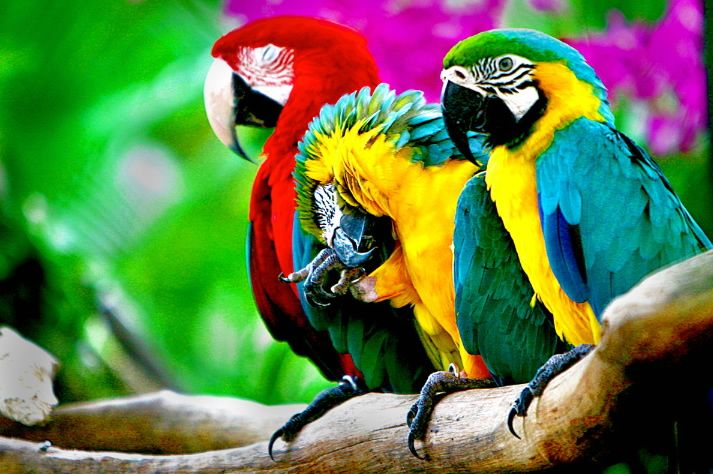
#> input picture ML-3 Clustering/parrots.jpg, 713 x 474 px
$ jupyter execute pictures.ipynb   (shell and % lines are left out)
#> lines starting #> are read from the running program, lines starting #| are printed output that depends on the picture
# Сжатие картинок

Необычное применение для сжатия размера картинок. Они хранятся в виде трёхмерных матриц: ширина x высота x 3 канала цвета. Попробуем каждому пикселю сопоставить лишь один из нескольких доступных цветов, подобрав наиболее близкие.

[cell 1]
from skimage.io import imread
from skimage import img_as_float
import pylab
import numpy as np
from sklearn.cluster import MiniBatchKMeans

[cell 2]
from matplotlib import pyplot as plt

[cell 3]
image = imread('parrots.jpg')
#> image is the input picture: shape (474, 713, 3); mean R, G, B 96.8, 122.9, 72.5
img = img_as_float(image)

[cell 4]
image.shape
#> Out = (474, 713, 3)

[cell 5]
pylab.imshow(image)

[cell 6]
def make_new_img(img, n_clusters=8, clst=None):
#> called with n_clusters = 2
    pixels = img.reshape(img.shape[0]*img.shape[1], 3)

    clst = clst or MiniBatchKMeans(random_state=241, n_clusters=n_clusters)
    clst.fit(pixels)

    pixels_classes = clst.predict(pixels)
    pixel_class_to_mean_pixel = {}

    #находим средний цвет из кластера
    for cl in set(pixels_classes):
        t = pixels[pixels_classes==cl]
        pixel_class_to_mean_pixel[cl] = t.mean(axis=0)
#> this loop made 2 passes
#> after the loop, pixel_class_to_mean_pixel = {0: [0.708, 0.61, 0.486], 1: [0.127, 0.384, 0.129]}
    #раскрашиваем в цвета кластеров
    new_pixels_mean = np.array([pixel_class_to_mean_pixel[cl] for cl in pixels_classes])

    new_image_mean = new_pixels_mean.reshape(img.shape[0], img.shape[1], 3)
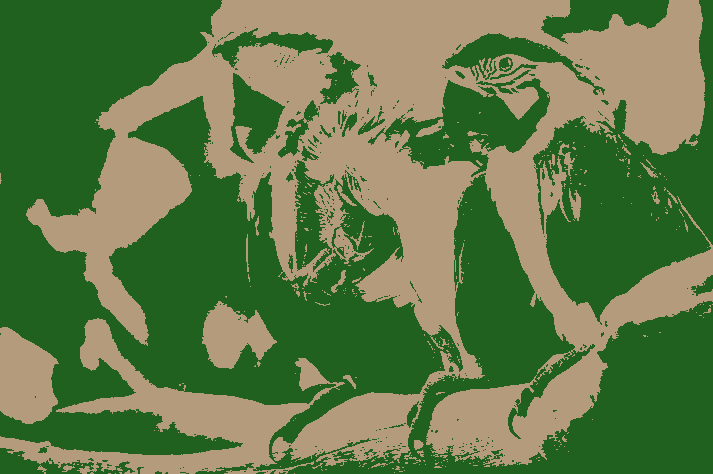
#> new_image_mean: shape (474, 713, 3) float64; mean R, G, B 0.38, 0.482, 0.284
    pylab.imshow(new_image_mean)

[cell 7]
make_new_img(img, 2)

[cell 8]
make_new_img(img, 8)
#> call 2 of make_new_img, with n_clusters = 8
#> the loop in make_new_img (call 2), `for cl in set(pixels_classes):` made 8 passes
#> after the loop in make_new_img (call 2), `for cl in set(pixels_classes):`: pixel_class_to_mean_pixel = {0: [0.478, 0.438, 0.248], 1: [0.0598, 0.118, 0.0502], 2: [0.0958, 0.642, 0.068], 3: [0.746, 0.805, 0.753], 4: [0.953, 0.827, 0.0445], 5: [0.161, 0.656, 0.548], 6: [0.778, 0.088, 0.693], 7: [0.783, 0.0782, 0.0285]}
#> in make_new_img (call 2), `new_image_mean = new_pixels_mean.reshape(img.shape[0], img.shape[1], 3)`:
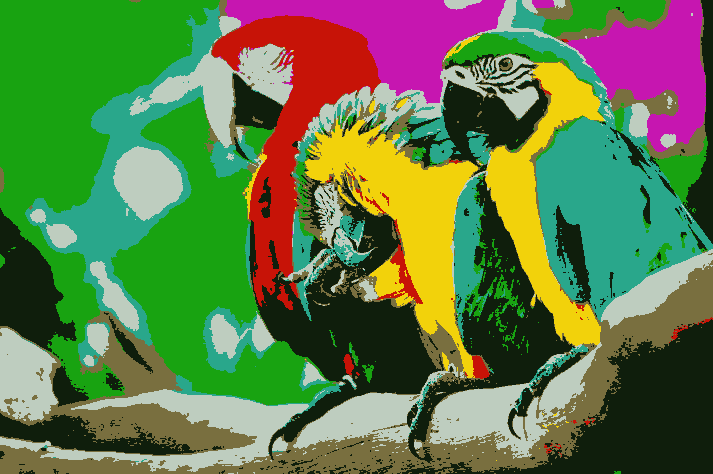
#> new_image_mean: shape (474, 713, 3) float64; mean R, G, B 0.38, 0.482, 0.284

[cell 9]
make_new_img(img, 16)
#> call 3 of make_new_img, with n_clusters = 16
#> the loop in make_new_img (call 3), `for cl in set(pixels_classes):` made 16 passes
#> after the loop in make_new_img (call 3), `for cl in set(pixels_classes):`: pixel_class_to_mean_pixel = 16 items
#> in make_new_img (call 3), `new_image_mean = new_pixels_mean.reshape(img.shape[0], img.shape[1], 3)`:
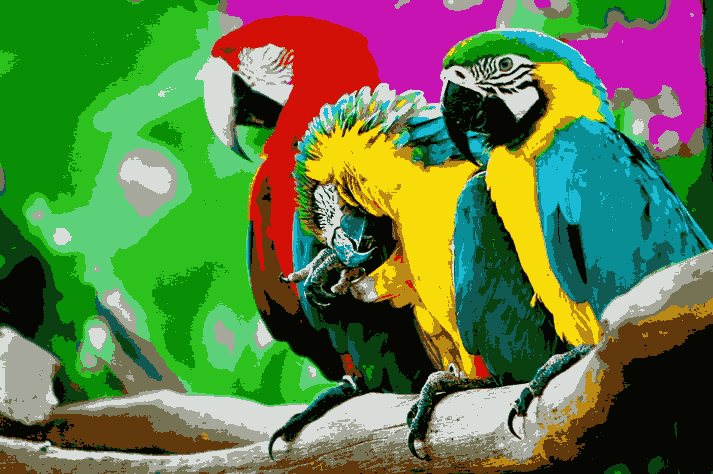
#> new_image_mean: shape (474, 713, 3) float64; mean R, G, B 0.38, 0.482, 0.284

[cell 10]
make_new_img(img, 64)
#> call 4 of make_new_img, with n_clusters = 64
#> the loop in make_new_img (call 4), `for cl in set(pixels_classes):` made 64 passes
#> after the loop in make_new_img (call 4), `for cl in set(pixels_classes):`: pixel_class_to_mean_pixel = 64 items
#> in make_new_img (call 4), `new_image_mean = new_pixels_mean.reshape(img.shape[0], img.shape[1], 3)`:
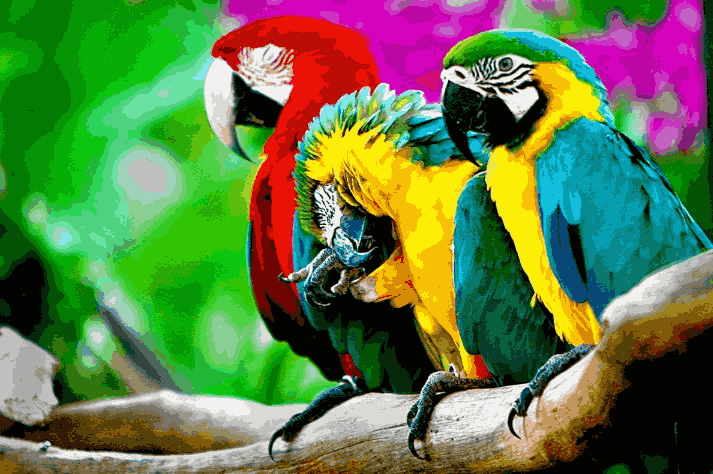
#> new_image_mean: shape (474, 713, 3) float64; mean R, G, B 0.38, 0.482, 0.284

Успех!

[cell 11]
pixels = img.reshape(img.shape[0]*img.shape[1],3)

clst = MiniBatchKMeans(random_state=241, n_clusters=2)
clst.fit(pixels)

[cell 12]
#transform возвращает матрицу расстояний до центроидов
# можно использовать для снижения размерности, как вариант

distances = clst.transform(pixels)
#> distances = 337962 pairs, first value 0.00482 to 1.05, second value 0.00589 to 1.38

[cell 13]
pixels.shape
#> Out = (337962, 3)

[cell 14]
distances.shape
#> Out = (337962, 2)

[cell 15]
k = 10000
plt.scatter(distances[:k,0],distances[:k,1],alpha=0.1);
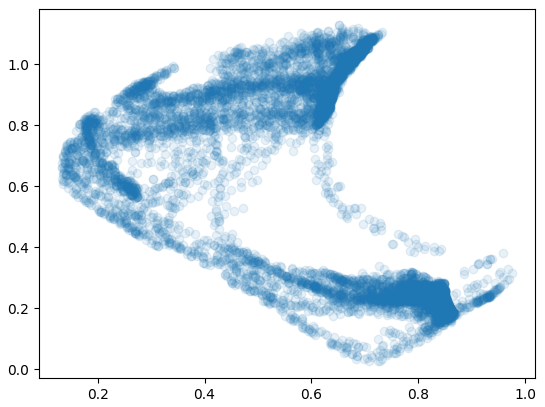
#> figure drawn by matplotlib, 1 panel

[cell 16]
k = 20000
plt.scatter(distances[:k,0],distances[:k,1],alpha=0.1);
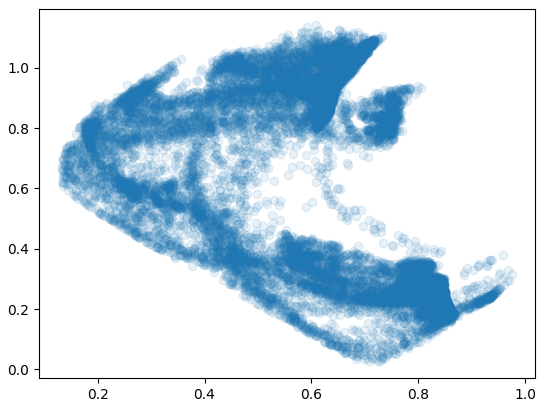
#> figure drawn by matplotlib, 1 panel
